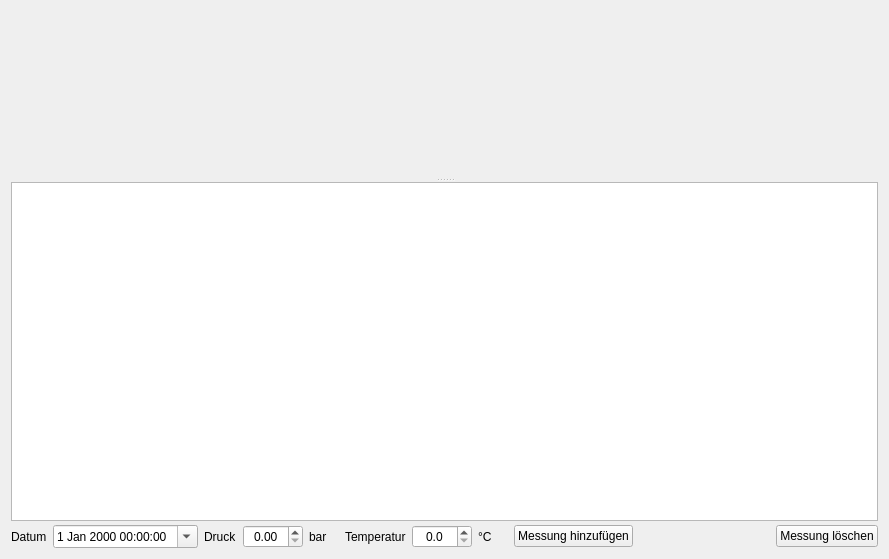
     <widget class="QWidget" name="pageNachgaerung">
      <property name="geometry">
       <rect>
        <x>0</x>
        <y>0</y>
        <width>889</width>
        <height>559</height>
       </rect>
      </property>
      <property name="toolTip">
       <string>&lt;html&gt;&lt;head/&gt;&lt;body&gt;&lt;p&gt;Dies ist das Feld für die Messungen der &lt;span style=&quot; font-weight:600;&quot;&gt;Nachgärung&lt;/span&gt;.&lt;/p&gt;&lt;p&gt;Die Nachgärung ist die &lt;span style=&quot; font-weight:600;&quot;&gt;zweite Phase &lt;/span&gt;der Gärung. Um den gewünschten Kohlendioxidgehalt im Bier zu erreichen, muss die Nachgärung unter Druck stattfinden. Dazu wird das Jungbier in druckfeste Behälter (Drucktanks, Fässer oder Flaschen) geschlaucht. Von Interesse ist in der Nachgärung nur noch der Druck und gelöstes Kohlendioxid.&lt;/p&gt;&lt;/body&gt;&lt;/html&gt;</string>
      </property>
      <attribute name="label">
       <string>Nachgärung</string>
      </attribute>
      <layout class="QVBoxLayout" name="verticalLayout_7">
       <property name="spacing">
        <number>4</number>
       </property>
       <item>
        <widget class="QSplitter" name="splitterNachgaerung">
         <property name="orientation">
          <enum>Qt::Vertical</enum>
         </property>
         <widget class="WdgDiagramView" name="widget_DiaNachgaerverlauf" native="true">
          <property name="minimumSize">
           <size>
            <width>0</width>
            <height>100</height>
           </size>
          </property>
         </widget>
         <widget class="QWidget" name="verticalLayoutWidget_3">
          <layout class="QVBoxLayout" name="verticalLayout_6">
           <property name="spacing">
            <number>4</number>
           </property>
           <item>
            <widget class="TableView" name="tableWidget_Nachgaerverlauf">
             <property name="alternatingRowColors">
              <bool>true</bool>
             </property>
             <property name="selectionBehavior">
              <enum>QAbstractItemView::SelectRows</enum>
             </property>
             <attribute name="verticalHeaderVisible">
              <bool>false</bool>
             </attribute>
            </widget>
           </item>
           <item>
            <widget class="QWidget" name="wdgEditNachgaerung" native="true">
             <layout class="QHBoxLayout" name="horizontalLayout_96">
              <property name="leftMargin">
               <number>0</number>
              </property>
              <property name="topMargin">
               <number>0</number>
              </property>
              <property name="rightMargin">
               <number>0</number>
              </property>
              <property name="bottomMargin">
               <number>0</number>
              </property>
              <item>
               <widget class="QLabel" name="label_35">
                <property name="text">
                 <string>Datum</string>
                </property>
               </widget>
              </item>
              <item>
               <widget class="DateTimeEdit" name="tbDatumNachgaerprobe">
                <property name="toolTip">
                 <string>&lt;html&gt;&lt;head/&gt;&lt;body&gt;&lt;p&gt;Hier wird &lt;span style=&quot; font-weight:600;&quot;&gt;Datum&lt;/span&gt; und &lt;span style=&quot; font-weight:600;&quot;&gt;Uhrzeit&lt;/span&gt; der &lt;span style=&quot; font-weight:600;&quot;&gt;Nachgärung&lt;/span&gt; eingetragen.&lt;/p&gt;&lt;p&gt;So keine manuelle Eingabe erfolgt, übernimmt der Kleine Brauhelfer die Computerzeit.&lt;/p&gt;&lt;p&gt;Über den Pfeil rechts kann die Kalenderfunktion aktiviert werden.&lt;/p&gt;&lt;/body&gt;&lt;/html&gt;</string>
                </property>
                <property name="calendarPopup">
                 <bool>true</bool>
                </property>
               </widget>
              </item>
              <item>
               <widget class="QLabel" name="label_36">
                <property name="text">
                 <string>Druck</string>
                </property>
               </widget>
              </item>
              <item>
               <widget class="DoubleSpinBox" name="tbNachgaerdruck">
                <property name="minimumSize">
                 <size>
                  <width>60</width>
                  <height>0</height>
                 </size>
                </property>
                <property name="toolTip">
                 <string>&lt;html&gt;&lt;head/&gt;&lt;body&gt;&lt;p&gt;Hier wird der &lt;span style=&quot; font-weight:600;&quot;&gt;Druck&lt;/span&gt; der &lt;span style=&quot; font-weight:600;&quot;&gt;Nachgärung &lt;/span&gt;in Bar angegeben.&lt;/p&gt;&lt;p&gt;Die Werte erhält man von einem Fass- oder Flaschenmanometer oder dem &lt;span style=&quot; font-weight:600;&quot;&gt;Manometer&lt;/span&gt; an einer Spundapparatur.&lt;/p&gt;&lt;/body&gt;&lt;/html&gt;</string>
                </property>
                <property name="alignment">
                 <set>Qt::AlignCenter</set>
                </property>
                <property name="singleStep">
                 <double>0.010000000000000</double>
                </property>
               </widget>
              </item>
              <item>
               <widget class="QLabel" name="label_6">
                <property name="minimumSize">
                 <size>
                  <width>30</width>
                  <height>0</height>
                 </size>
                </property>
                <property name="maximumSize">
                 <size>
                  <width>30</width>
                  <height>16777215</height>
                 </size>
                </property>
                <property name="text">
                 <string>bar</string>
                </property>
               </widget>
              </item>
              <item>
               <widget class="QLabel" name="label_79">
                <property name="text">
                 <string>Temperatur</string>
                </property>
               </widget>
              </item>
              <item>
               <widget class="DoubleSpinBox" name="tbNachgaertemp">
                <property name="minimumSize">
                 <size>
                  <width>60</width>
                  <height>0</height>
                 </size>
                </property>
                <property name="toolTip">
                 <string>&lt;html&gt;&lt;head/&gt;&lt;body&gt;&lt;p&gt;Hier wird die &lt;span style=&quot; font-weight:600;&quot;&gt;Temperatur&lt;/span&gt; in Fass, Flasche oder anderem Gebinde angegeben, das bei der &lt;span style=&quot; font-weight:600;&quot;&gt;Nachgärung&lt;/span&gt; eingesetzt wird.&lt;/p&gt;&lt;p&gt;Druck ist temperaturabhängig. Bei niedrigeren Temperaturen bindet sich &lt;span style=&quot; font-weight:600;&quot;&gt;Kohlendioxid&lt;/span&gt; besser im Jungbier.&lt;/p&gt;&lt;/body&gt;&lt;/html&gt;</string>
                </property>
                <property name="alignment">
                 <set>Qt::AlignCenter</set>
                </property>
                <property name="decimals">
                 <number>1</number>
                </property>
                <property name="singleStep">
                 <double>0.100000000000000</double>
                </property>
               </widget>
              </item>
              <item>
               <widget class="QLabel" name="label_7">
                <property name="minimumSize">
                 <size>
                  <width>30</width>
                  <height>0</height>
                 </size>
                </property>
                <property name="maximumSize">
                 <size>
                  <width>30</width>
                  <height>16777215</height>
                 </size>
                </property>
                <property name="text">
                 <string>°C</string>
                </property>
               </widget>
              </item>
              <item>
               <widget class="QPushButton" name="btnAddNachgaerMessung">
                <property name="toolTip">
                 <string>&lt;html&gt;&lt;head/&gt;&lt;body&gt;&lt;p&gt;Hiermit werden die in den Felder Datum, Druck und Temperatur eingegebenen Werte als neue &lt;span style=&quot; font-weight:600;&quot;&gt;Messung&lt;/span&gt; der &lt;span style=&quot; font-weight:600;&quot;&gt;Nachgärung &lt;/span&gt;in die Tabelle aufgenommen.&lt;/p&gt;&lt;/body&gt;&lt;/html&gt;</string>
                </property>
                <property name="text">
                 <string>Messung hinzufügen</string>
                </property>
               </widget>
              </item>
              <item>
               <spacer name="horizontalSpacer_69">
                <property name="orientation">
                 <enum>Qt::Horizontal</enum>
                </property>
                <property name="sizeHint" stdset="0">
                 <size>
                  <width>18</width>
                  <height>20</height>
                 </size>
                </property>
               </spacer>
              </item>
              <item>
               <widget class="QPushButton" name="btnDelNachgaerMessung">
                <property name="toolTip">
                 <string>&lt;html&gt;&lt;head/&gt;&lt;body&gt;&lt;p&gt;Hier wird eine &lt;span style=&quot; font-weight:600;&quot;&gt;Messung &lt;/span&gt;der &lt;span style=&quot; font-weight:600;&quot;&gt;Nachgärung gelöscht&lt;/span&gt;. Sie muss dazu markiert sein.&lt;/p&gt;&lt;/body&gt;&lt;/html&gt;</string>
                </property>
                <property name="text">
                 <string>Messung löschen</string>
                </property>
               </widget>
              </item>
             </layout>
            </widget>
           </item>
          </layout>
         </widget>
        </widget>
       </item>
      </layout>
     </widget>
